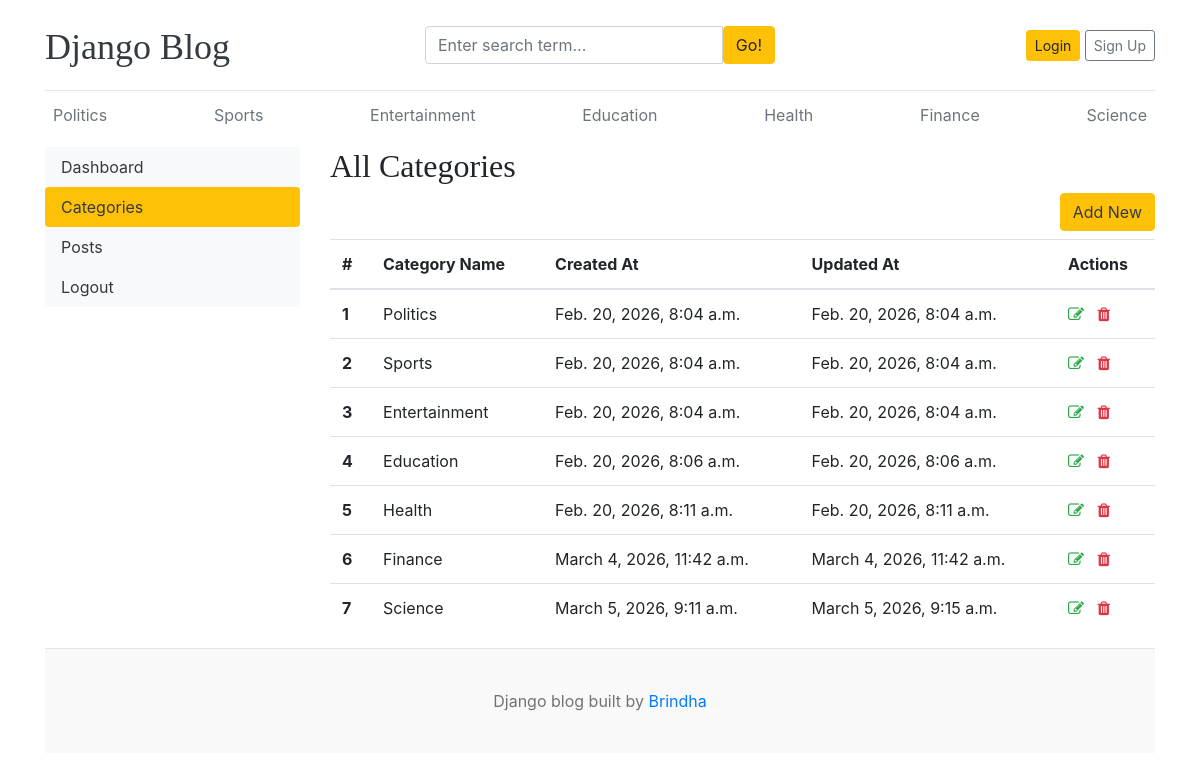
/dashboard/categories/, run on the app's committed database.
### blogs/models.py (models this page shows)
class Category(models.Model):
    category_name = models.CharField(max_length=50, unique = True)
    created_at = models.DateTimeField(auto_now_add=True)
    updated_at = models.DateTimeField(auto_now=True)
    class Meta:
        verbose_name_plural = 'categories'
    def __str__(self):
        return self.category_name

### dashboard/views.py (the view)
# urls.py: path('categories/', views.categories, name='categories'),
def categories(request):
    return render(request, 'dashboard/categories.html')

### blogs/context_processors.py (called while the page is built)
def get_categories(request):
    categories = Category.objects.all()
    return dict(categories=categories)

def get_links(request):
    social_links = SocialLinks.objects.all()
    return dict(social_links=social_links)

### templates/dashboard/categories.html (shortened to what this page needs)
{% extends 'base.html' %}
{% block content %}
<div class="row">
    {% include 'dashboard/sidebar.html' %}
    <div class="col-md-9">
        <h2> All Categories</h2>
        <a href="{% url 'add_category' %}" class="btn btn-warning text-dark float-right mb-2">Add New</a>
        <br>
        <table class="table table-hover">
            <thead>
                <tr>
                <th>#</th>
                <th>Category Name</th>
                <th>Created At</th>
                <th>Updated At</th>
                <th>Actions</th>
                </tr>
            </thead>
            <tbody>
                {% for cat in categories%}
                <tr>
                    <th>{{ forloop.counter }}</th>
                    <td>{{ cat }}</td>
                    <td>{{ cat.created_at }}</td>
                    <td>{{ cat.updated_at }}</td>
                    <td>
                       <a href="{% url 'edit_category' cat.pk %}"><i class="fa fa-edit text-success"></i></a>
                       <a href="{% url 'delete_category' cat.pk %}"><i class="fa fa-trash text-danger"></i></a>
                    </td>
                </tr>
                {% endfor %}
            </tbody>
        </table>
    </div>
</div>
{% endblock %}

### templates/base.html (shortened to what this page needs)
{% load static %}
<!DOCTYPE html>
<html lang="en">
<head>
    <link href="https://getbootstrap.com/docs/4.0/dist/css/bootstrap.min.css" rel="stylesheet">
    <link href="{% static 'css/blog.css' %}" rel="stylesheet">
    <link rel="stylesheet" href="https://cdnjs.cloudflare.com/ajax/libs/font-awesome/4.7.0/css/font-awesome.min.css">
  </head>
<body>
    <div class="container">
      <header class="blog-header py-3">
        <div class="row flex-nowrap justify-content-between align-items-center">
          <div class="col-4 pt-1">
            <a class="blog-header-logo text-dark" href="/">Django Blog</a>
          </div>
          <div class="col-4">
            <form action="{% url 'search' %}" method="GET">
              <div class="input-group">
                  <input class="form-control" type="text" name="keyword" placeholder="Enter search term..." aria-label="Enter search term..." aria-describedby="button-search" />
                  <button type="submit" class="btn btn-warning" id="button-search" type="button">Go!</button>
              </div>
            </form>
          </div>
          <div class="col-4 d-flex justify-content-end align-items-center">
            {% if user.is_authenticated %}
              <span><a href="{% url 'dashboard' %}">{{ user }}, Dashboard</a></span>
              &emsp;
              <span><a href="{% url 'logout' %}">Logout</a></span>
            {% else %}
            <a class="btn btn-sm btn-warning" href="{% url 'login'%}">Login</a> &nbsp;
            <a class="btn btn-sm btn-outline-secondary" href="{% url 'register' %}">Sign Up</a>
            {% endif %}
          </div>
        </div>
      </header>
      <div class="nav-scroller py-1 mb-2">
        <nav class="nav d-flex justify-content-between">
          {% for category in categories %}
          <a class="p-2 text-muted" href="{% url 'post_by_category' category.id %}">{{ category.category_name }}</a>
          {% endfor %}
        </nav>
      </div>
{% block content%}
{% endblock %}
<footer class="blog-footer">
  <p>Django blog built by <a href="#">Brindha</a></p>
</footer>
</body>
</html>

### blog_app/static/css/blog.css (style rules this page uses)
.blog-header { border-bottom: 1px solid #e5e5e5; }
.blog-header-logo { font-family: "Playfair Display", Georgia, "Times New Roman", serif; font-size: 2.25rem; }
h1, h2, h3, h4, h5, h6 { font-family: "Playfair Display", Georgia, "Times New Roman", serif; }
.blog-footer { padding: 2.5rem 0; color: #727272; text-align: center; background-color: #f9f9f9; border-top: .05rem solid #e5e5e5; }
.blog-footer p:last-child { margin-bottom: 0; }

### data on the page
Category: category_name "Politics", created_at "Feb. 20, 2026, 8:04 a.m.", updated_at "Feb. 20, 2026, 8:04 a.m."
Category: category_name "Sports", created_at "Feb. 20, 2026, 8:04 a.m.", updated_at "Feb. 20, 2026, 8:04 a.m."
Category: category_name "Entertainment", created_at "Feb. 20, 2026, 8:04 a.m.", updated_at "Feb. 20, 2026, 8:04 a.m."
Category: category_name "Education", created_at "Feb. 20, 2026, 8:06 a.m.", updated_at "Feb. 20, 2026, 8:06 a.m."
Category: category_name "Health", created_at "Feb. 20, 2026, 8:11 a.m.", updated_at "Feb. 20, 2026, 8:11 a.m."
Category: category_name "Finance", created_at "March 4, 2026, 11:42 a.m.", updated_at "March 4, 2026, 11:42 a.m."
Category: category_name "Science", created_at "March 5, 2026, 9:11 a.m.", updated_at "March 5, 2026, 9:15 a.m."
